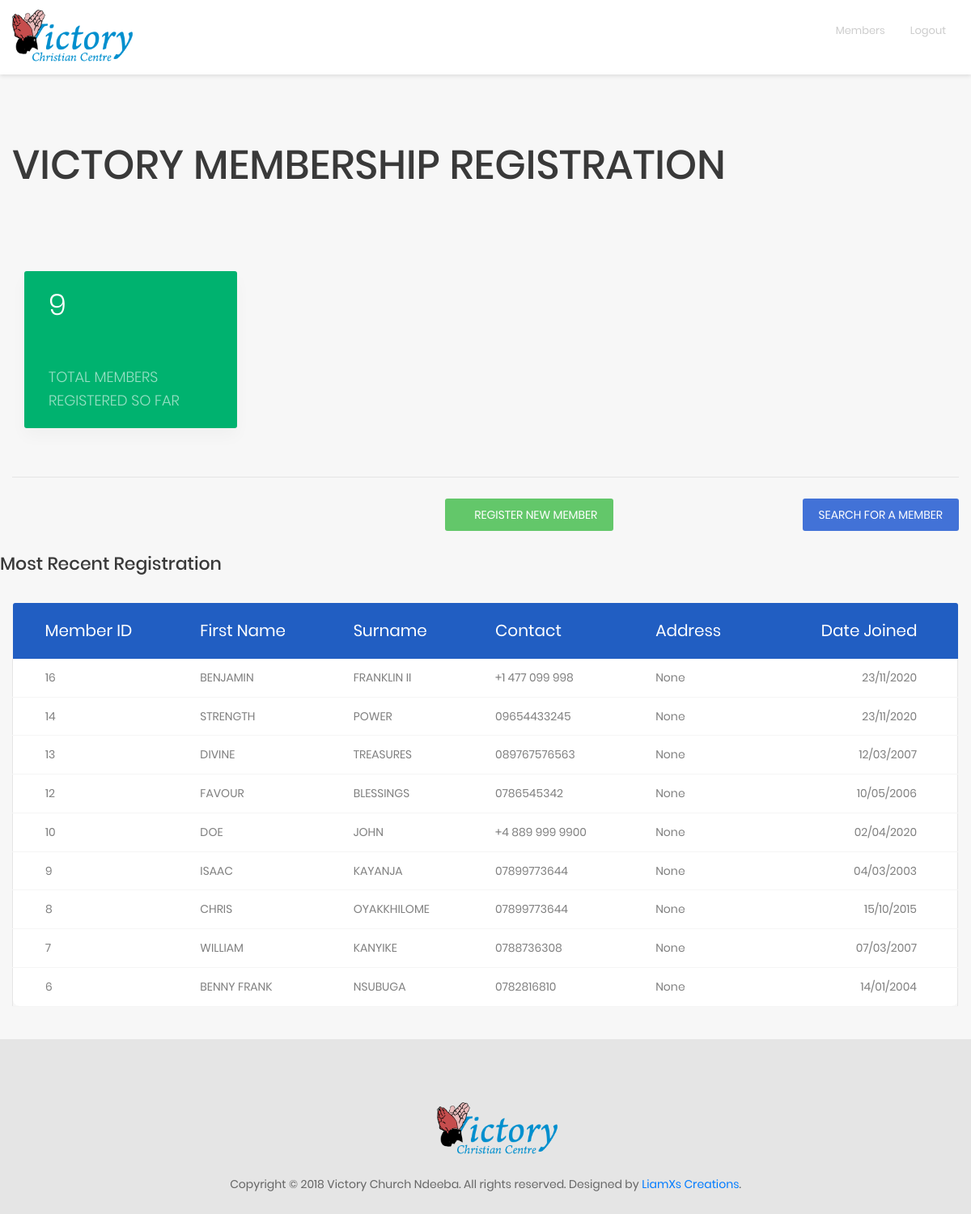
The page /dashboard (signed in) on the database its author committed.
### Regapp/models.py (models this page shows)
class Church(models.Model):
	surname = models.CharField(max_length=30)
	first_name = models.CharField(max_length=30)
	phone = models.CharField(max_length=100,null=True)
	email = models.EmailField(max_length=100,null=True,blank=True)
	residential_address = models.CharField(max_length=255,null=True, blank=True)
	former_religion = models.CharField(max_length=255,null=True, blank=True)
	postal_address = models.CharField(max_length=25,null=True, blank=True)
	lc1_village = models.CharField(max_length=25,null=True, blank=True)
	lc2_muluka = models.CharField(max_length=25,null=True, blank=True)
	lc3_subcounty = models.CharField(max_length=25,null=True, blank=True)
	county_ssaza = models.CharField(max_length=25,null=True, blank=True)
	district = models.CharField(max_length=25,null=True, blank=True)
	born_again = models.CharField(max_length=25,null=True, blank=True)
	spirit_filled = models.CharField(max_length=25,null=True, blank=True)
	baptised = models.CharField(max_length=25,null=True, blank=True)
	photo = models.FileField(default='default.jpg', upload_to='profile_pics', null=True,blank=True)
	pdf = models.FileField(upload_to='media', null=True,blank=True)
	marital_status = models.CharField(max_length=25,null=True, blank=True)
	highest_level_of_education = models.CharField(max_length=25,null=True, blank=True)
	occupation = models.CharField(max_length=25,null=True, blank=True)
	place_of_work = models.CharField(max_length=25,null=True, blank=True)
	department = models.CharField(max_length=25,null=True, blank=True)
	head_name = models.CharField(max_length=25,null=True, blank=True)
	head_number = models.CharField(max_length=25,null=True, blank=True)
	any_children = models.CharField(max_length=255,null=True, blank=True)
	number_of_children = models.CharField(max_length=255,null=True, blank=True)
	next_of_kin = models.CharField(max_length=255,null=True, blank=True)
	father_name = models.CharField(max_length=255,null=True, blank=True)
	mother_name = models.CharField(max_length=255,null=True, blank=True)
	father_alive = models.CharField(max_length=25,null=True, blank=True)
	mother_alive = models.CharField(max_length=25,null=True, blank=True)
	dob = models.CharField(max_length=25,null=True, blank=True)
	age = models.CharField(max_length=25,null=True, blank=True)
	zone = models.CharField(max_length=25,null=True, blank=True)
	home_lc1 = models.CharField(max_length=25,null=True, blank=True)
	home_village = models.CharField(max_length=25,null=True, blank=True)
	home_district = models.CharField(max_length=25,null=True, blank=True)
	home_subcounty = models.CharField(max_length=25,null=True, blank=True)
	other_notes = models.CharField(max_length=255,null=True, blank=True)
	registration_date = models.CharField(max_length=255,null=True)

### users/views.py (the view)
# urls.py: path('dashboard', user_views.dashboard, name='dashboard'),
@login_required
def dashboard(request):
	church_count=Church.objects.all().count()
	member_count=Church.objects.order_by().count()
	church = Church.objects.order_by('-id')[0:10]
	return render(request, "users/dashboard.html",{'church':church, 'church_count':church_count, 'member_count':member_count})

### users/templates/users/dashboard.html (shortened to what this page needs)
{% extends 'users/base2.html' %}
{% load static %}
{% block content %}
 <div class="page-wrapper">
        <header class="header-desktop4">
            <div class="container">
                <div class="header4-wrap">
                    <div class="header__logo">
                        <a href="#">
                            <img src="{% static 'img/viclogo.png' %}" width="150px" height="40%" alt="VictoryChurch" />
                        </a>
                    </div>
                            <div class="header__navbar">
                        <ul class="list-unstyled">
                            <li>
                                <a href="#">
                                    </a>
                            </li>
                            <li>
                                <a href="table.html">
                                    </a>
                            </li>
                            <li class="has-sub">
                                <a href="/view">
                                    Members</a>
                            </li>
                            <li class="has-sub">
                                <a href="/logout">
                                    Logout</a>
                            </li>
                        </ul>
                    </div>
                </div>
            </div>
        </header>
        <div class="page-content--bgf7">
            <br>
<br>
            <section class="p-t-20">
                <div class="container">
                    <div class="row">
                        <div class="col-md-12">
                             <div class="title-5 m-b-40" style="position: center; font-size: 50px;">VICTORY MEMBERSHIP REGISTRATION</div>
            <section class="statistic statistic2">
                <div class="container">
                    <div class="row">
                        <div class="col-md-6 col-lg-3">
                            <div class="statistic__item statistic__item--green">
                                <h2 class="number">{{ church_count }}</h2>
                                <br>
                                <br>
                                <span class="desc">Total Members Registered So Far</span>
                                <div class="icon">
                                    <i class="zmdi zmdi-account-o"></i>
                                </div>
                            </div>
                        </div>
                    </div>
                </div>
            </section>
                            <hr class="line-seprate">
                            <br>
                            <div class="table-data__tool">
                                <div class="table-data__tool-left">
                                </div>
                                <div class="table-data__tool-right">
                                    <a href="/reg"> <button class="au-btn au-btn-icon au-btn--green au-btn--small">
                                        <i class="zmdi zmdi-plus"></i>REGISTER NEW MEMBER</button></a>
                                    </div>
                                    <div class="table-data__tool-right">
                                    <a href="/view"> <button class="au-btn au-btn-icon au-btn--blue au-btn--small">
                                       </i>SEARCH FOR A MEMBER</button></a>
                                    </div>
                                </div>
                            </div>
                             <h3 class="title-5 m-b-35">Most Recent Registration</h3>
                               <div class="col-md-12">
                                <div class="table-responsive m-b-40">
                                    <table class="table table-borderless table-data3">
                                        <thead>
                                            <tr>
                                                <th>Member ID</th>
                                                <th>First Name</th>
                                                <th>Surname</th>
                                                <th>Contact</th>
                                                <th>Address</th>
                                                <th>Date Joined</th>
                                            </tr>
                                        </thead>
                                        <tbody>
                                            {% for church in church %}
                                            <tr>
                                                <td>{{ church.id }}</td>
                                                <td>{{ church.first_name }}</td>
                                                <td>{{ church.surname }}</td>
                                                <td>{{ church.phone }}</td>
                                                <td>{{ church.residential_address }}</td>
                                                <td>{{ church.registration_date }}</td>
                                            {% endfor %}
                                        </tbody>
                                    </table>
                                </div>
                         </div>
                         <br>
                         <br>
                          <br>
                         <br>
                        </div>
                    </div>
                </div>
            <br>
            <br>
            <br>
{% include 'users/footer2.html' %}
{% endblock content %}

### users/templates/users/base2.html (shortened to what this page needs)
<!DOCTYPE html>
<html lang="en">
<head>
{% include 'users/head2.html' %}
</head>
<body>
{% block content %}
{% endblock content %}
</body>
</html>

### users/templates/users/head2.html (shortened to what this page needs)
   {% load static %}
    <link href="{% static 'dash/css/font-face.css' %}" rel="stylesheet" media="all">
    <link href="{% static 'dash/vendor/font-awesome-4.7/css/font-awesome.min.css' %}" rel="stylesheet" media="all">
    <link href="{% static 'dash/vendor/font-awesome-5/css/fontawesome-all.min.css' %}" rel="stylesheet" media="all">
    <link href="{% static 'dash/vendor/mdi-font/css/material-design-iconic-font.min.css' %}" rel="stylesheet" media="all">
    <link href="{% static 'dash/vendor/bootstrap-4.1/bootstrap.min.css' %}" rel="stylesheet" media="all">
    <link href="{% static 'dash/vendor/animsition/animsition.min.css' %}" rel="stylesheet" media="all">
    <link href="{% static 'dash/vendor/bootstrap-progressbar/bootstrap-progressbar-3.3.4.min.css' %}" rel="stylesheet" media="all">
    <link href="{% static 'dash/vendor/wow/animate.css' %}" rel="stylesheet" media="all">
    <link href="{% static 'dash/vendor/css-hamburgers/hamburgers.min.css' %}" rel="stylesheet" media="all">
    <link href="{% static 'dash/vendor/slick/slick.css' %}" rel="stylesheet" media="all">
    <link href="{% static 'dash/vendor/select2/select2.min.css' %}" rel="stylesheet" media="all">
    <link href="{% static 'dash/vendor/perfect-scrollbar/perfect-scrollbar.css' %}" rel="stylesheet" media="all">
    <link href="{% static 'dash/css/theme.css' %}" rel="stylesheet" media="all">

### users/templates/users/footer2.html
	{% load static %}
	<div class="row">
	 <div class="col-md-12">
	 	 <a style="margin-left: 45%;"    href="#"><img src="{% static 'img/viclogo.png' %}" width="150px" height="40%"></a>
        <div class="copyright">
            <p>Copyright © 2018 Victory Church Ndeeba. All rights reserved. Designed by <a href="https://liamxs.com">LiamXs Creations</a>.</p>
        </div>
    </div>
</div>

### users/templates/users/scripts2.html (shortened to what this page needs)
    {% load static %}

### rows shown on the page
Church: id "16", first_name "BENJAMIN", surname "FRANKLIN II", phone "+1 477 099 998", residential_address "None", registration_date "23/11/2020"
Church: id "14", first_name "STRENGTH", surname "POWER", phone "09654433245", residential_address "None", registration_date "23/11/2020"
Church: id "13", first_name "DIVINE", surname "TREASURES", phone "089767576563", residential_address "None", registration_date "12/03/2007"
Church: id "12", first_name "FAVOUR", surname "BLESSINGS", phone "0786545342", residential_address "None", registration_date "10/05/2006"
Church: id "10", first_name "DOE", surname "JOHN", phone "+4 889 999 9900", residential_address "None", registration_date "02/04/2020"
Church: id "9", first_name "ISAAC", surname "KAYANJA", phone "07899773644", residential_address "None", registration_date "04/03/2003"
Church: id "8", first_name "CHRIS", surname "OYAKKHILOME", phone "07899773644", residential_address "None", registration_date "15/10/2015"
Church: id "7", first_name "WILLIAM", surname "KANYIKE", phone "0788736308", residential_address "None", registration_date "07/03/2007"
Church: id "6", first_name "BENNY FRANK", surname "NSUBUGA", phone "0782816810", residential_address "None", registration_date "14/01/2004"

### other values the page prints
{{ church_count }} "9"
